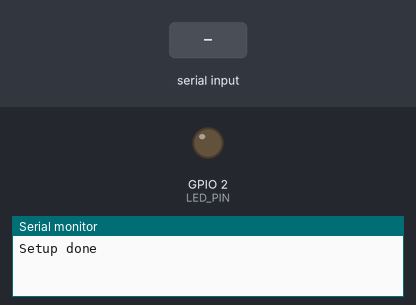
This sketch was run on a simulated ESP32. Parts: output pins drawn as LEDs (lit = HIGH), the last lines printed to the serial monitor. Inputs (shaded band) come from the test bench. A WiFi scan finds three made-up networks.

Above: at 1.3 s.
1.4 s: "S" received over the second serial link
At 2.5 s:
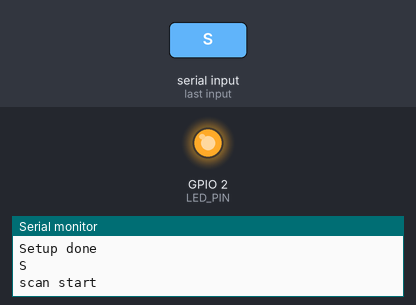
4.4 s: "?" received over the second serial link
5.9 s: "1" received over the second serial link
Timing chart, 0 to 8.9 s (numbered marks = the images above; inputs shaded):
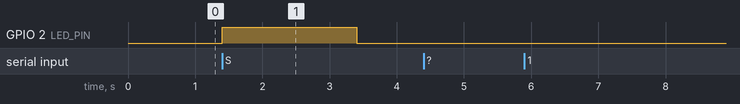

Measured:
- after the input at 1.4 s, GPIO 2 (LED_PIN): LOW → HIGH at once, → LOW 2.0 s later

The sketch:

esp32-s-test.ino
```cpp
/*
    This sketch interfaces to the Teensy 4.1 via serial port 2.
    It demonstrates how to receive a request for a scan for WiFi networks and
    report the results back via serial port.

    This is a simple variation of the ESP32 WiFiScan example program
*/
#include "WiFi.h"

#define RX2 16 // Teensy 4.1 is connected to serial port #2
#define TX2 17

const int LED_PIN = 2; // We will light the LED when Scan is in process.
//===============================================================================
//  Initialization
//===============================================================================
void setup() {
  Serial.begin(115200);                        // USB port
  Serial2.begin(115200, SERIAL_8N1, RX2, TX2); // Port connected to Teensy 4.1

  // Set WiFi to station mode and disconnect from an AP if previously connected
  WiFi.mode(WIFI_STA);
  WiFi.disconnect();
  delay(100);
  pinMode(LED_PIN, OUTPUT);
  Serial.println("Setup done");
}
//===============================================================================
//  Main
//===============================================================================
void loop() {
  if (Serial2.available()) {
    char command = Serial2.read();
    Serial.println(command);
    if (command == '?') { // Are you there?
      Serial.println("Y");
      Serial2.print("Y"); // Acknowledge I'm attached
    }
    if (command == 'S') {
      Serial.println("scan start");
      digitalWrite(LED_PIN, HIGH); // turn the LED on
      // WiFi.scanNetworks will return the number of networks found
      int n = WiFi.scanNetworks();
      Serial.println("scan done");
      if (n == 0) {
        Serial.println("no networks found");
        Serial2.println("No networks found");
      } else {
        Serial.print(n);
        Serial2.print(n);
        Serial.println(" Networks Found");
        Serial2.println(" Networks Found");
        for (int i = 0; i < n; ++i) {
          // Print SSID and RSSI for each network found to both USB and
          // out Serial2 to attached Teensy 4.1
          Serial.print(i + 1);
          Serial2.print(i + 1);
          Serial.print(": ");
          Serial2.print(": ");
          Serial.print(WiFi.SSID(i));
          Serial2.print(WiFi.SSID(i));
          Serial.print(" (");
          Serial2.print(" (");
          Serial.print(WiFi.RSSI(i));
          Serial2.print(WiFi.RSSI(i));
          Serial.print(")");
          Serial2.print(")");
          Serial.println((WiFi.encryptionType(i) == WIFI_AUTH_OPEN) ? " "
                                                                    : "*");
          Serial2.println((WiFi.encryptionType(i) == WIFI_AUTH_OPEN) ? " "
                                                                     : "*");
        }
      }
    }
    digitalWrite(LED_PIN, LOW); // turn the LED off
  }
}
```
